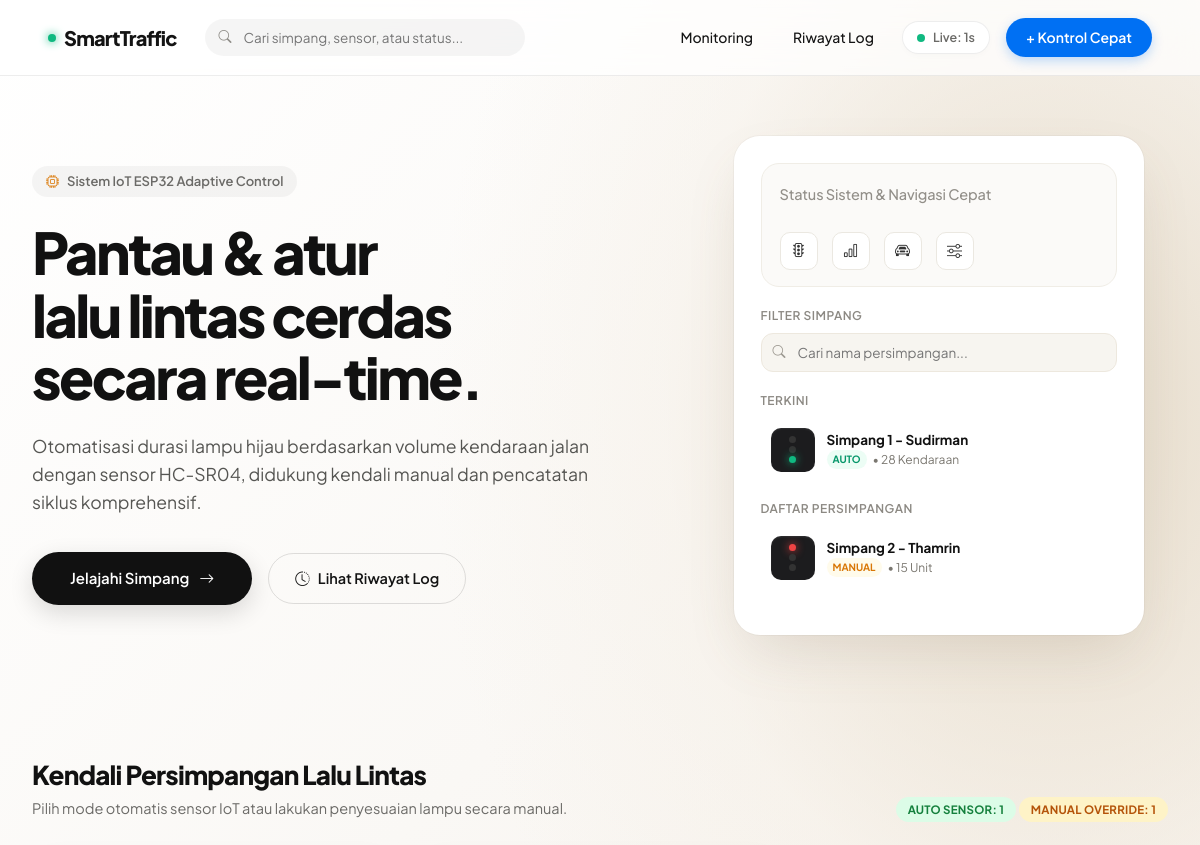
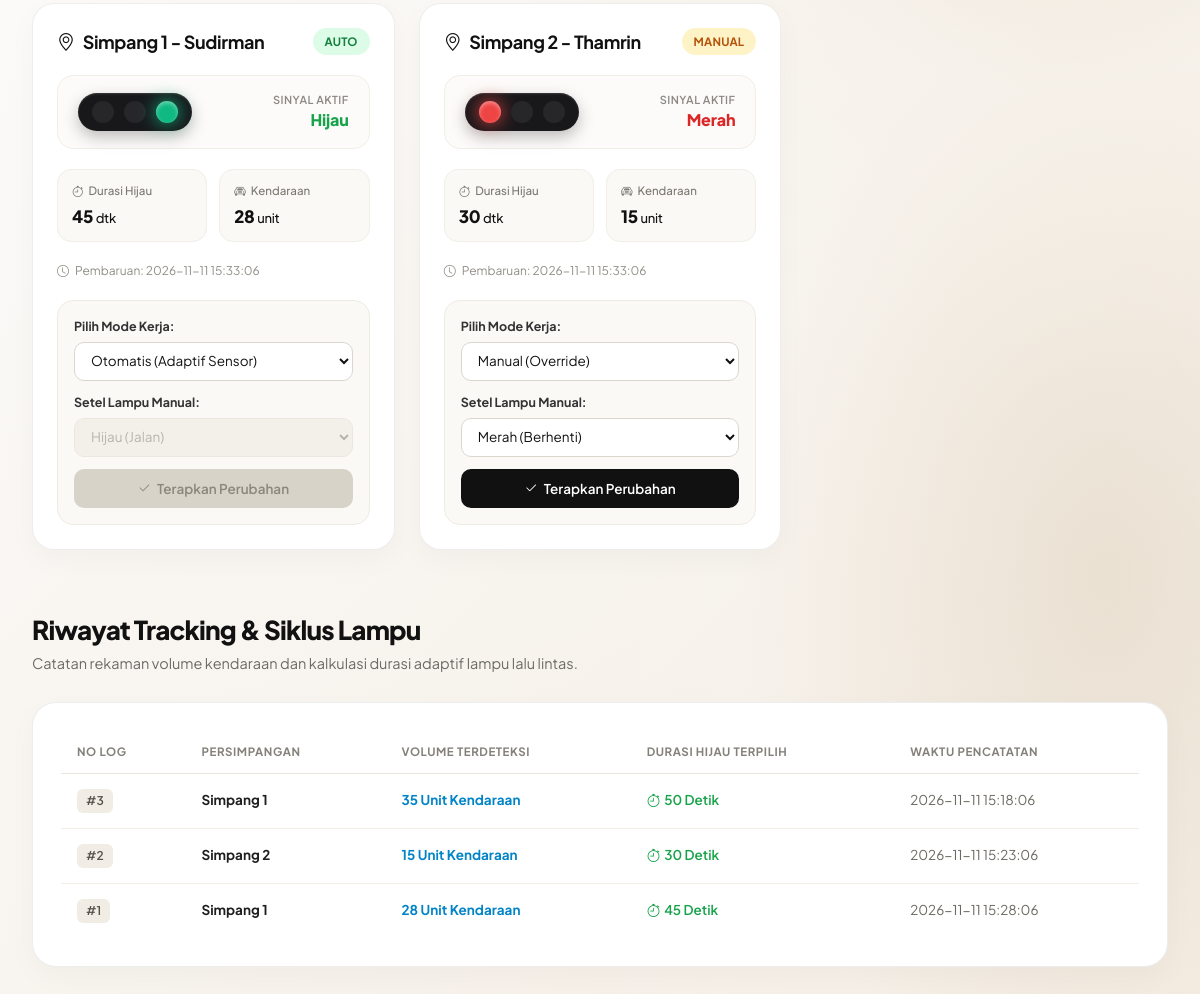
The page / on the database its author committed (2 pictures, top to bottom).
### tables this page shows
CREATE TABLE IF NOT EXISTS `status_persimpangan` (
  `id` int(11) NOT NULL AUTO_INCREMENT,
  `nama_simpang` varchar(100) NOT NULL,
  `mode` enum('auto','manual') NOT NULL DEFAULT 'auto',
  `lampu_aktif` enum('merah','kuning','hijau') NOT NULL DEFAULT 'merah',
  `durasi_hijau` int(11) NOT NULL DEFAULT 30,
  `jumlah_kendaraan` int(11) NOT NULL DEFAULT 0,
  `updated_at` timestamp NOT NULL DEFAULT CURRENT_TIMESTAMP ON UPDATE CURRENT_TIMESTAMP,
  PRIMARY KEY (`id`)
);

CREATE TABLE IF NOT EXISTS `log_lalu_lintas` (
  `id` int(11) NOT NULL AUTO_INCREMENT,
  `simpang_id` int(11) NOT NULL,
  `jumlah_kendaraan` int(11) NOT NULL,
  `durasi_terpilih` int(11) NOT NULL,
  `waktu_catat` timestamp NOT NULL DEFAULT CURRENT_TIMESTAMP,
  PRIMARY KEY (`id`)
);

### index.php (called while the page is built, shortened)
<?php
include 'koneksi.php';
$result = $conn->query("SELECT * FROM status_persimpangan");
$persimpangan_list = [];
$total_manual = 0;
$total_auto = 0;
if ($result) {
    while ($row = $result->fetch_assoc()) {
        $persimpangan_list[] = $row;
        if ($row['mode'] === 'manual') {
            $total_manual++;
        } else {
            $total_auto++;
        }
    }
}
$log_result = $conn->query("SELECT * FROM log_lalu_lintas ORDER BY id DESC LIMIT 8");
$logs = [];
if ($log_result) {
    while ($log = $log_result->fetch_assoc()) {
        $logs[] = $log;
    }
}
include 'includes/header.php';
include 'includes/hero.php';
include 'includes/simpang_grid.php';
include 'includes/log_table.php';
include 'includes/footer.php';
?>

### includes/simpang_grid.php (the view, shortened to what this page needs)
<section id="control-section">
    <div class="section-header-block">
        <div>
            <h2 class="section-title">Kendali Persimpangan Lalu Lintas</h2>
            <p class="section-desc">Pilih mode otomatis sensor IoT atau lakukan penyesuaian lampu secara manual.</p>
        </div>
        <div class="d-flex gap-2">
            <span class="pill-badge badge-auto">Auto Sensor: <?= $total_auto; ?></span>
            <span class="pill-badge badge-manual">Manual Override: <?= $total_manual; ?></span>
        </div>
    </div>
    <div class="intersections-grid" id="gridCards">
        <?php foreach($persimpangan_list as $row):
            $isManual = ($row['mode'] == 'manual');
            $lampu = strtolower($row['lampu_aktif']);
        ?>
        <div class="simpang-card" id="simpang-<?= $row['id']; ?>" data-name="<?= strtolower(htmlspecialchars($row['nama_simpang'])); ?>">
            <div class="card-top-bar">
                <div class="simpang-name">
                    <i class="bi bi-geo-alt text-muted"></i>
                    <?= htmlspecialchars($row['nama_simpang']); ?>
                </div>
                <span class="pill-badge <?= $isManual ? 'badge-manual' : 'badge-auto'; ?>">
                    <?= strtoupper($row['mode']); ?>
                </span>
            </div>
            <div class="traffic-light-visual-box">
                <div class="physical-traffic-light">
                    <div class="light-bulb merah <?= ($lampu == 'merah') ? 'active' : ''; ?>" title="Lampu Merah"></div>
                    <div class="light-bulb kuning <?= ($lampu == 'kuning') ? 'active' : ''; ?>" title="Lampu Kuning"></div>
                    <div class="light-bulb hijau <?= ($lampu == 'hijau') ? 'active' : ''; ?>" title="Lampu Hijau"></div>
                </div>
                <div class="light-status-label">
                    <div class="label-text">Sinyal Aktif</div>
                    <div class="active-color-name <?= $lampu; ?>"><?= ucfirst($lampu); ?></div>
                </div>
            </div>
            <div class="metrics-row">
                <div class="metric-chip">
                    <div class="metric-label">
                        <i class="bi bi-stopwatch"></i> Durasi Hijau
                    </div>
                    <div class="metric-value"><?= htmlspecialchars($row['durasi_hijau']); ?> <span style="font-size: 13px; font-weight: 500;">dtk</span></div>
                </div>
                <div class="metric-chip">
                    <div class="metric-label">
                        <i class="bi bi-car-front"></i> Kendaraan
                    </div>
                    <div class="metric-value"><?= htmlspecialchars($row['jumlah_kendaraan']); ?> <span style="font-size: 13px; font-weight: 500;">unit</span></div>
                </div>
            </div>
            <div class="timestamp-info">
                <i class="bi bi-clock"></i>
                <span>Pembaruan: <?= htmlspecialchars($row['updated_at']); ?></span>
            </div>
            <div class="control-form-wrapper">
                <form action="update_manual.php" method="POST" onsubmit="pauseRefreshDuringSubmit()">
                    <div class="form-row">
                        <label class="form-label-custom">Pilih Mode Kerja:</label>
                        <select name="mode" class="form-select-custom" onchange="handleModeChange(this, <?= $row['id']; ?>)">
                            <option value="auto" <?= !$isManual ? 'selected' : ''; ?>>Otomatis (Adaptif Sensor)</option>
                            <option value="manual" <?= $isManual ? 'selected' : ''; ?>>Manual (Override)</option>
                        </select>
                    </div>
                    <div class="form-row">
                        <label class="form-label-custom">Setel Lampu Manual:</label>
                        <select name="lampu_manual" id="select-lampu-<?= $row['id']; ?>" class="form-select-custom" <?= !$isManual ? 'disabled' : ''; ?>>
                            <option value="merah" <?= ($lampu == 'merah') ? 'selected' : ''; ?>>Merah (Berhenti)</option>
                            <option value="hijau" <?= ($lampu == 'hijau') ? 'selected' : ''; ?>>Hijau (Jalan)</option>
                        </select>
                    </div>
                    <button type="submit" id="btn-submit-<?= $row['id']; ?>" class="btn-apply-custom" <?= !$isManual ? 'disabled' : ''; ?>>
                        <i class="bi bi-check2"></i>
                        Terapkan Perubahan
                    </button>
                </form>
            </div>
        </div>
        <?php endforeach; ?>
    </div>
</section>

### includes/header.php (shortened to what this page needs)
<!DOCTYPE html>
<html lang="id">
<head>
    <link rel="stylesheet" href="https://cdn.jsdelivr.net/npm/bootstrap-icons@1.11.3/font/bootstrap-icons.min.css">
    <link rel="stylesheet" href="assets/css/style.css">
</head>
<body>
    <header class="nav-header">
        <div class="nav-left">
            <a href="index.php" class="brand-logo">
                <span class="dot"></span>
                <span>SmartTraffic</span>
            </a>
            <div class="header-search">
                <i class="bi bi-search"></i>
                <input type="text" id="globalSearch" placeholder="Cari simpang, sensor, atau status..." oninput="filterIntersections(this.value)">
            </div>
        </div>
        <div class="nav-right">
            <a href="#control-section" class="nav-link-item">Monitoring</a>
            <a href="#log-section" class="nav-link-item">Riwayat Log</a>
            <div class="refresh-pill" id="refreshToggle" onclick="toggleAutoRefresh()" title="Klik untuk menjeda/melanjutkan refresh otomatis">
                <span class="indicator-ring" id="refreshDot"></span>
                <span id="refreshText">Live: 3s</span>
            </div>
            <a href="#control-section" class="btn-header-action">+ Kontrol Cepat</a>
        </div>
    </header>
    <div class="main-wrapper">

### includes/hero.php
<section class="hero-section">
    <div class="hero-left">
        <div class="hero-tag">
            <i class="bi bi-cpu"></i>
            <span>Sistem IoT ESP32 Adaptive Control</span>
        </div>
        <h1 class="hero-title">
            Pantau & atur<br>
            lalu lintas cerdas<br>
            secara real-time.
        </h1>
        <p class="hero-subtitle">
            Otomatisasi durasi lampu hijau berdasarkan volume kendaraan jalan dengan sensor HC-SR04, didukung kendali manual dan pencatatan siklus komprehensif.
        </p>
        <div class="hero-actions">
            <a href="#control-section" class="btn-hero-black">
                <span>Jelajahi Simpang</span>
                <i class="bi bi-arrow-right"></i>
            </a>
            <a href="#log-section" class="btn-hero-ghost">
                <i class="bi bi-clock-history"></i>
                <span>Lihat Riwayat Log</span>
            </a>
        </div>
    </div>
    <div class="hero-right">
        <div class="floating-card">
            <div class="card-prompt-box">
                <div class="prompt-header">
                    Status Sistem & Navigasi Cepat
                </div>
                <div class="prompt-icons">
                    <a href="#control-section" class="prompt-icon-btn" title="Kontrol Lampu"><i class="bi bi-stoplights"></i></a>
                    <a href="#log-section" class="prompt-icon-btn" title="Statistik & Log"><i class="bi bi-bar-chart"></i></a>
                    <span class="prompt-icon-btn" title="Volume Kendaraan"><i class="bi bi-car-front"></i></span>
                    <span class="prompt-icon-btn" title="Mode Manual"><i class="bi bi-sliders"></i></span>
                </div>
            </div>
            <span class="card-section-label">Filter Simpang</span>
            <div class="card-search-pill">
                <i class="bi bi-search"></i>
                <input type="text" placeholder="Cari nama persimpangan..." oninput="filterIntersections(this.value)">
            </div>
            <div class="card-item-group">
                <span class="card-section-label">Terkini</span>
                <?php if (!empty($persimpangan_list)):
                    $first = $persimpangan_list[0];
                ?>
                <a href="#simpang-<?= $first['id']; ?>" class="card-item-row">
                    <div class="item-thumb-signal">
                        <span class="signal-mini-dot red <?= ($first['lampu_aktif'] == 'merah') ? 'active' : ''; ?>"></span>
                        <span class="signal-mini-dot yellow <?= ($first['lampu_aktif'] == 'kuning') ? 'active' : ''; ?>"></span>
                        <span class="signal-mini-dot green <?= ($first['lampu_aktif'] == 'hijau') ? 'active' : ''; ?>"></span>
                    </div>
                    <div class="item-info">
                        <div class="item-title"><?= htmlspecialchars($first['nama_simpang']); ?></div>
                        <div class="item-desc">
                            <span class="item-badge-mode <?= ($first['mode'] == 'manual') ? 'badge-mode-manual' : 'badge-mode-auto'; ?>">
                                <?= strtoupper($first['mode']); ?>
                            </span>
                            <span>• <?= $first['jumlah_kendaraan']; ?> Kendaraan</span>
                        </div>
                    </div>
                </a>
                <?php endif; ?>
            </div>
            <div class="card-item-group">
                <span class="card-section-label">Daftar Persimpangan</span>
                <?php foreach (array_slice($persimpangan_list, 1, 2) as $item): ?>
                <a href="#simpang-<?= $item['id']; ?>" class="card-item-row">
                    <div class="item-thumb-signal">
                        <span class="signal-mini-dot red <?= ($item['lampu_aktif'] == 'merah') ? 'active' : ''; ?>"></span>
                        <span class="signal-mini-dot yellow <?= ($item['lampu_aktif'] == 'kuning') ? 'active' : ''; ?>"></span>
                        <span class="signal-mini-dot green <?= ($item['lampu_aktif'] == 'hijau') ? 'active' : ''; ?>"></span>
                    </div>
                    <div class="item-info">
                        <div class="item-title"><?= htmlspecialchars($item['nama_simpang']); ?></div>
                        <div class="item-desc">
                            <span class="item-badge-mode <?= ($item['mode'] == 'manual') ? 'badge-mode-manual' : 'badge-mode-auto'; ?>">
                                <?= strtoupper($item['mode']); ?>
                            </span>
                            <span>• <?= $item['jumlah_kendaraan']; ?> Unit</span>
                        </div>
                    </div>
                </a>
                <?php endforeach; ?>
            </div>
        </div>
    </div>
</section>

### includes/log_table.php
<section id="log-section">
    <div class="section-header-block">
        <div>
            <h2 class="section-title">Riwayat Tracking & Siklus Lampu</h2>
            <p class="section-desc">Catatan rekaman volume kendaraan dan kalkulasi durasi adaptif lampu lalu lintas.</p>
        </div>
    </div>
    <div class="log-container">
        <table class="custom-table">
            <thead>
                <tr>
                    <th>No Log</th>
                    <th>Persimpangan</th>
                    <th>Volume Terdeteksi</th>
                    <th>Durasi Hijau Terpilih</th>
                    <th>Waktu Pencatatan</th>
                </tr>
            </thead>
            <tbody>
                <?php if (empty($logs)): ?>
                <tr>
                    <td colspan="5" style="text-align: center; color: #9c9890; padding: 24px;">Belum ada riwayat aktivitas yang tercatat.</td>
                </tr>
                <?php else: ?>
                    <?php foreach($logs as $log): ?>
                    <tr>
                        <td><span class="pill-id">#<?= $log['id']; ?></span></td>
                        <td><strong>Simpang <?= htmlspecialchars($log['simpang_id']); ?></strong></td>
                        <td><span class="pill-unit"><?= htmlspecialchars($log['jumlah_kendaraan']); ?> Unit Kendaraan</span></td>
                        <td><span class="pill-duration"><i class="bi bi-stopwatch"></i> <?= htmlspecialchars($log['durasi_terpilih']); ?> Detik</span></td>
                        <td style="color: #6c6962;"><?= htmlspecialchars($log['waktu_catat']); ?></td>
                    </tr>
                    <?php endforeach; ?>
                <?php endif; ?>
            </tbody>
        </table>
    </div>
</section>

### includes/footer.php (shortened to what this page needs)
    </div>
</body>
</html>

### rows shown on the page
status_persimpangan: nama_simpang "Simpang 1 - Sudirman", mode "AUTO", jumlah_kendaraan "28", lampu_aktif "Hijau", durasi_hijau "45", updated_at "2026-11-11 15:33:06", mode "Otomatis (Adaptif Sensor)", lampu_manual "Hijau (Jalan)"
status_persimpangan: nama_simpang "Simpang 2 - Thamrin", mode "MANUAL", jumlah_kendaraan "15", lampu_aktif "Merah", durasi_hijau "30", updated_at "2026-11-11 15:33:06", mode "Manual (Override)", lampu_manual "Merah (Berhenti)"
log_lalu_lintas: id "3", simpang "1", jumlah_kendaraan "35", durasi_terpilih "50", waktu_catat "2026-11-11 15:18:06"
log_lalu_lintas: id "2", simpang "2", jumlah_kendaraan "15", durasi_terpilih "30", waktu_catat "2026-11-11 15:23:06"
log_lalu_lintas: id "1", simpang "1", jumlah_kendaraan "28", durasi_terpilih "45", waktu_catat "2026-11-11 15:28:06"

### other values the page prints
$total_auto "1"
$total_manual "1"
